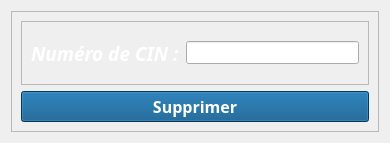
<?xml version="1.0" encoding="UTF-8"?>
<ui version="4.0">
 <class>Supp_personne</class>
 <widget class="QWidget" name="Supp_personne">
  <property name="geometry">
   <rect>
    <x>0</x>
    <y>0</y>
    <width>390</width>
    <height>143</height>
   </rect>
  </property>
  <property name="windowTitle">
   <string>Form</string>
  </property>
  <property name="styleSheet">
   <string notr="true">QWidget {
    border-image: url(:/newPrefix/covid.jpg);
}
QWidget * {
    border-image: none;
}</string>
  </property>
  <layout class="QVBoxLayout" name="verticalLayout_2">
   <item>
    <widget class="QFrame" name="frame_2">
     <property name="frameShape">
      <enum>QFrame::StyledPanel</enum>
     </property>
     <property name="frameShadow">
      <enum>QFrame::Raised</enum>
     </property>
     <layout class="QVBoxLayout" name="verticalLayout">
      <item>
       <widget class="QFrame" name="frame">
        <property name="frameShape">
         <enum>QFrame::StyledPanel</enum>
        </property>
        <property name="frameShadow">
         <enum>QFrame::Raised</enum>
        </property>
        <layout class="QHBoxLayout" name="horizontalLayout">
         <item>
          <widget class="QLabel" name="label">
           <property name="palette">
            <palette>
             <active>
              <colorrole role="WindowText">
               <brush brushstyle="SolidPattern">
                <color alpha="255">
                 <red>255</red>
                 <green>255</green>
                 <blue>255</blue>
                </color>
               </brush>
              </colorrole>
              <colorrole role="Text">
               <brush brushstyle="SolidPattern">
                <color alpha="255">
                 <red>255</red>
                 <green>255</green>
                 <blue>255</blue>
                </color>
               </brush>
              </colorrole>
             </active>
             <inactive>
              <colorrole role="WindowText">
               <brush brushstyle="SolidPattern">
                <color alpha="255">
                 <red>255</red>
                 <green>255</green>
                 <blue>255</blue>
                </color>
               </brush>
              </colorrole>
              <colorrole role="Text">
               <brush brushstyle="SolidPattern">
                <color alpha="255">
                 <red>255</red>
                 <green>255</green>
                 <blue>255</blue>
                </color>
               </brush>
              </colorrole>
             </inactive>
             <disabled>
              <colorrole role="WindowText">
               <brush brushstyle="SolidPattern">
                <color alpha="255">
                 <red>120</red>
                 <green>120</green>
                 <blue>120</blue>
                </color>
               </brush>
              </colorrole>
              <colorrole role="Text">
               <brush brushstyle="SolidPattern">
                <color alpha="255">
                 <red>120</red>
                 <green>120</green>
                 <blue>120</blue>
                </color>
               </brush>
              </colorrole>
             </disabled>
            </palette>
           </property>
           <property name="font">
            <font>
             <family>Segoe UI Black</family>
             <pointsize>14</pointsize>
             <weight>75</weight>
             <italic>true</italic>
             <bold>true</bold>
            </font>
           </property>
           <property name="text">
            <string>Numéro de CIN :</string>
           </property>
          </widget>
         </item>
         <item>
          <widget class="QLineEdit" name="lineEdit">
           <property name="font">
            <font>
             <pointsize>10</pointsize>
             <weight>75</weight>
             <bold>true</bold>
            </font>
           </property>
          </widget>
         </item>
        </layout>
       </widget>
      </item>
      <item>
       <widget class="QPushButton" name="pushButton">
        <property name="palette">
         <palette>
          <active>
           <colorrole role="WindowText">
            <brush brushstyle="SolidPattern">
             <color alpha="255">
              <red>255</red>
              <green>255</green>
              <blue>255</blue>
             </color>
            </brush>
           </colorrole>
           <colorrole role="Button">
            <brush brushstyle="SolidPattern">
             <color alpha="255">
              <red>0</red>
              <green>78</green>
              <blue>133</blue>
             </color>
            </brush>
           </colorrole>
           <colorrole role="Text">
            <brush brushstyle="SolidPattern">
             <color alpha="255">
              <red>255</red>
              <green>255</green>
              <blue>255</blue>
             </color>
            </brush>
           </colorrole>
           <colorrole role="ButtonText">
            <brush brushstyle="SolidPattern">
             <color alpha="255">
              <red>255</red>
              <green>255</green>
              <blue>255</blue>
             </color>
            </brush>
           </colorrole>
           <colorrole role="Base">
            <brush brushstyle="SolidPattern">
             <color alpha="255">
              <red>0</red>
              <green>78</green>
              <blue>133</blue>
             </color>
            </brush>
           </colorrole>
           <colorrole role="Window">
            <brush brushstyle="SolidPattern">
             <color alpha="255">
              <red>0</red>
              <green>78</green>
              <blue>133</blue>
             </color>
            </brush>
           </colorrole>
          </active>
          <inactive>
           <colorrole role="WindowText">
            <brush brushstyle="SolidPattern">
             <color alpha="255">
              <red>255</red>
              <green>255</green>
              <blue>255</blue>
             </color>
            </brush>
           </colorrole>
           <colorrole role="Button">
            <brush brushstyle="SolidPattern">
             <color alpha="255">
              <red>0</red>
              <green>78</green>
              <blue>133</blue>
             </color>
            </brush>
           </colorrole>
           <colorrole role="Text">
            <brush brushstyle="SolidPattern">
             <color alpha="255">
              <red>255</red>
              <green>255</green>
              <blue>255</blue>
             </color>
            </brush>
           </colorrole>
           <colorrole role="ButtonText">
            <brush brushstyle="SolidPattern">
             <color alpha="255">
              <red>255</red>
              <green>255</green>
              <blue>255</blue>
             </color>
            </brush>
           </colorrole>
           <colorrole role="Base">
            <brush brushstyle="SolidPattern">
             <color alpha="255">
              <red>0</red>
              <green>78</green>
              <blue>133</blue>
             </color>
            </brush>
           </colorrole>
           <colorrole role="Window">
            <brush brushstyle="SolidPattern">
             <color alpha="255">
              <red>0</red>
              <green>78</green>
              <blue>133</blue>
             </color>
            </brush>
           </colorrole>
          </inactive>
          <disabled>
           <colorrole role="WindowText">
            <brush brushstyle="SolidPattern">
             <color alpha="255">
              <red>120</red>
              <green>120</green>
              <blue>120</blue>
             </color>
            </brush>
           </colorrole>
           <colorrole role="Button">
            <brush brushstyle="SolidPattern">
             <color alpha="255">
              <red>0</red>
              <green>78</green>
              <blue>133</blue>
             </color>
            </brush>
           </colorrole>
           <colorrole role="Text">
            <brush brushstyle="SolidPattern">
             <color alpha="255">
              <red>120</red>
              <green>120</green>
              <blue>120</blue>
             </color>
            </brush>
           </colorrole>
           <colorrole role="ButtonText">
            <brush brushstyle="SolidPattern">
             <color alpha="255">
              <red>120</red>
              <green>120</green>
              <blue>120</blue>
             </color>
            </brush>
           </colorrole>
           <colorrole role="Base">
            <brush brushstyle="SolidPattern">
             <color alpha="255">
              <red>0</red>
              <green>78</green>
              <blue>133</blue>
             </color>
            </brush>
           </colorrole>
           <colorrole role="Window">
            <brush brushstyle="SolidPattern">
             <color alpha="255">
              <red>0</red>
              <green>78</green>
              <blue>133</blue>
             </color>
            </brush>
           </colorrole>
          </disabled>
         </palette>
        </property>
        <property name="font">
         <font>
          <family>Segoe UI Black</family>
          <pointsize>12</pointsize>
          <weight>75</weight>
          <bold>true</bold>
         </font>
        </property>
        <property name="styleSheet">
         <string notr="true">background-color: rgb(0, 78, 133);</string>
        </property>
        <property name="text">
         <string>Supprimer</string>
        </property>
        <property name="icon">
         <iconset>
          <normaloff>supp per.png</normaloff>supp per.png</iconset>
        </property>
       </widget>
      </item>
     </layout>
    </widget>
   </item>
  </layout>
 </widget>
 <resources/>
 <connections/>
</ui>
